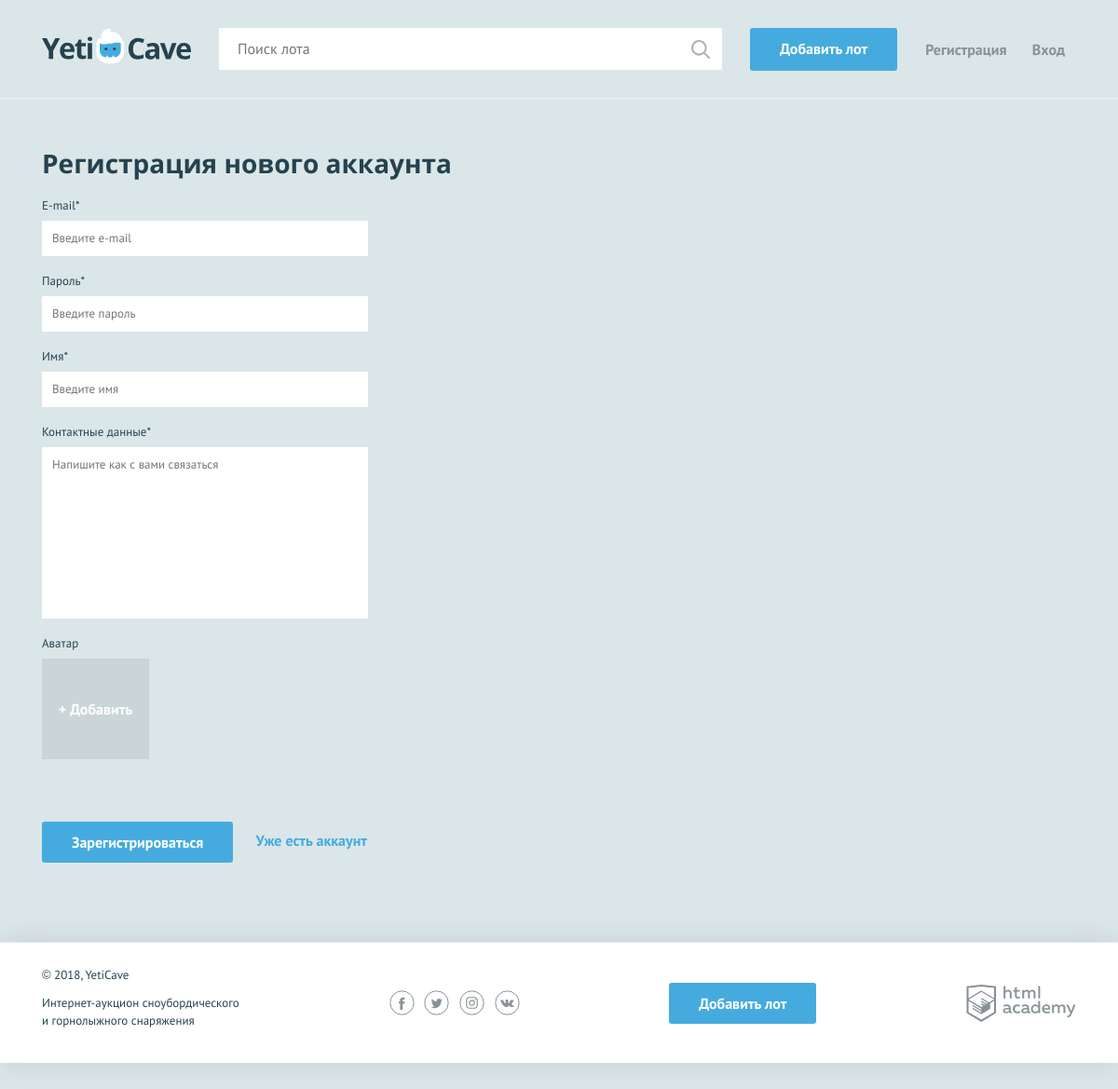
/sign-up.php, run on an earlier commit of the app's database.
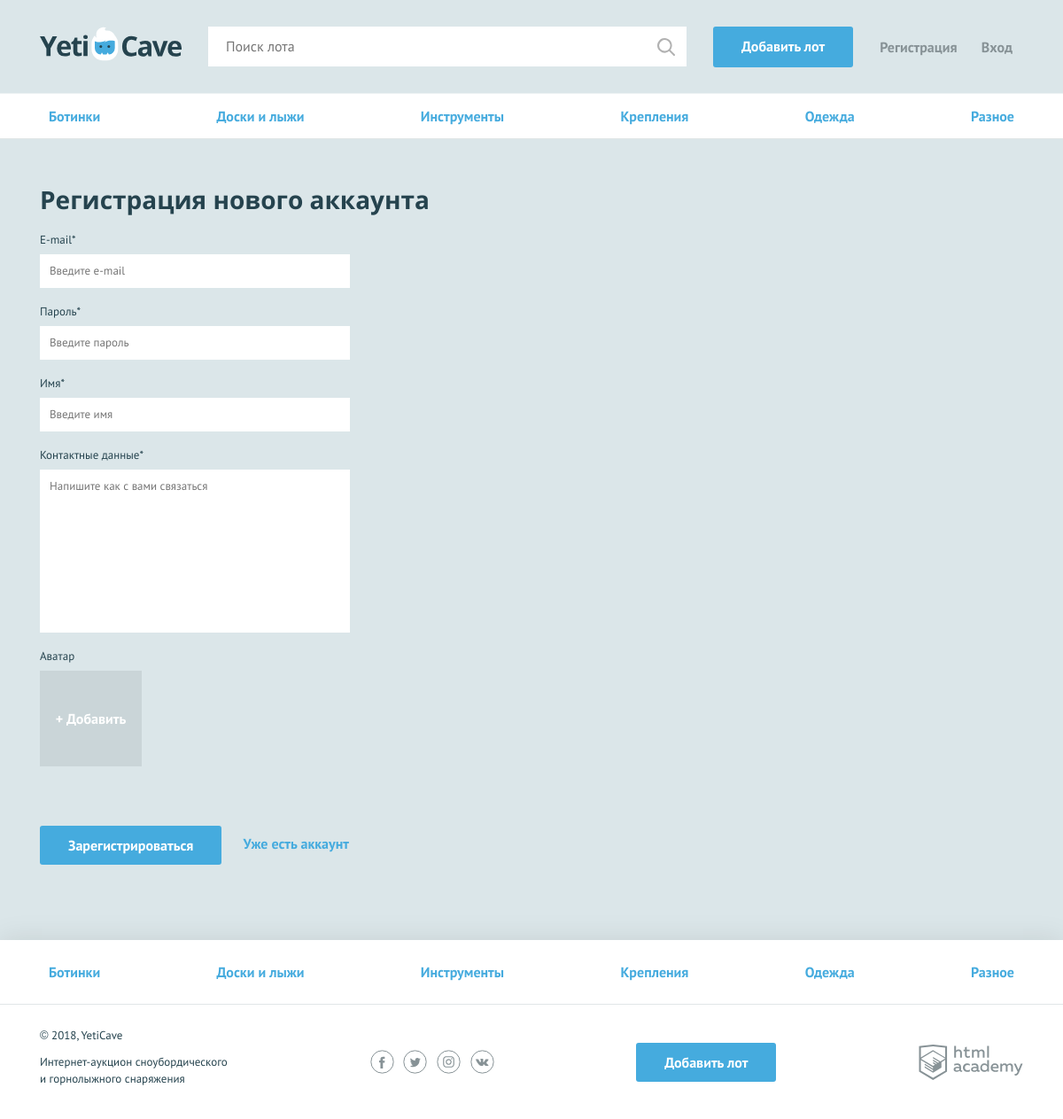
And on a later commit of the database.
### tables this page shows
CREATE TABLE categories (
    id INT AUTO_INCREMENT PRIMARY KEY,
    alias CHAR (128),
    title CHAR (128)
  );

### functions/functions.php (called while the page is built, shortened)
<?php
function include_template($name, $data) {
  $name = 'templates/' . $name;
  extract($data);
  require_once $name;
  return ob_get_clean();
}
function get_array_in_base($link, $query) {
  $result = mysqli_query($link, $query) or die(mysqli_error($link));
  return mysqli_fetch_all($result, MYSQLI_ASSOC);
}

### data.php (called while the page is built, shortened)
<?php
if (!empty($_SESSION['user'])) {
	$is_auth = 1;
  $user_bets = [];
	$user_name = $_SESSION['user']['name_user'];
	$user_avatar = $_SESSION['user']['avatar'];
  $user_id = $_SESSION['user']['id'];
} else {
	$is_auth = 0;
}

### templates/sign-up.php (the view, shortened to what this page needs)
<main>
  <nav class="nav">
    <ul class="nav__list container">
      <?php foreach($categories as $category_name): ?>
      <li class="nav__item">
        <a href="category.php?alias=<?= $category_name['alias']?>"><?= $category_name['title']; ?></a>
      </li>
    <?php endforeach; ?>
    </ul>
  </nav>
  <form class="form container <?= $classname = !empty($errors) ? "form--invalid" : "";  ?>" enctype="multipart/form-data" action="sign-up.php" method="post">
   <?php $classname = !empty($errors['email']) ? "form__item--invalid" : "";  ?>
    <h2>Регистрация нового аккаунта</h2>
    <div class="form__item <?=$classname;?>">
      <label for="email">E-mail*</label>
      <input id="email" type="text" name="email" value="<?php if(!empty($_REQUEST['email'])){ echo $_REQUEST['email']; } ?>" placeholder="Введите e-mail" >
    </div>
    <?php $classname = !empty($errors['password']) ? "form__item--invalid" : "";  ?>
    <div class="form__item <?=$classname;?>">
      <label for="password">Пароль*</label>
      <input id="password" type="text" name="password" value="<?php if(!empty($_REQUEST['password'])){ echo $_REQUEST['password']; } ?>" placeholder="Введите пароль" >
    </div>
    <?php $classname = !empty($errors['name_user']) ? "form__item--invalid" : "";  ?>
    <div class="form__item <?=$classname;?>">
      <label for="name">Имя*</label>
      <input id="name" type="text" name="name_user" value="<?php if(!empty($_REQUEST['name_user'])){ echo $_REQUEST['name_user']; } ?>" placeholder="Введите имя" >
    </div>
    <?php $classname = !empty($errors['contact_details']) ? "form__item--invalid" : "";  ?>
    <div class="form__item <?=$classname;?>">
      <label for="message">Контактные данные*</label>
      <textarea id="message" name="contact_details" placeholder="Напишите как с вами связаться"><?php if(!empty($_REQUEST['contact_details'])){ echo $_REQUEST['contact_details']; } ?></textarea>
    </div>
    <div class="form__item form__item--file form__item--last <?=$classname;?>">
      <label>Аватар</label>
      <div class="form__input-file">
        <label for="photo2">
          <span>+ Добавить</span>
        </label>
      </div>
    </div>
    <button type="submit" class="button">Зарегистрироваться</button>
    <a class="text-link" href="#">Уже есть аккаунт</a>
  </form>
</main>

### templates/layout.php (shortened to what this page needs)
<!DOCTYPE html>
<html lang="ru">
<head>
  <link href="css/normalize.min.css" rel="stylesheet">
  <link href="css/style.css" rel="stylesheet">
</head>
<body>
<div class="page-wrapper">
  <header class="main-header">
    <div class="main-header__container container">
      <a class="main-header__logo" href="index.php">
        <img src="img/logo.svg" width="160" height="39" alt="Логотип компании YetiCave">
      </a>
      <form class="main-header__search" method="get" action="search.php">
        <input type="search" name="q" placeholder="Поиск лота">
        <input class="main-header__search-btn" type="submit" name="find" value="Найти">
      </form>
      <a class="main-header__add-lot button" href="add.php">Добавить лот</a>
      <nav class="user-menu">
        <?php if ($is_auth): ?>
          <div class="user-menu__image">
            <img src="img/<?=  !empty($user_avatar) ? $user_avatar : 'user.jpg' ?>" width="40" height="40" alt="Пользователь">
          </div>
          <div class="user-menu__logged">
            <p><?= $user_name; ?></p>
             <a href="logout.php">Выход</a>
          </div>
        <?php else: ?>
          <ul class="user-menu__list">
            <li class="user-menu__item">
              <a href="sign-up.php">Регистрация</a>
            </li>
            <li class="user-menu__item">
              <a href="login.php">Вход</a>
            </li>
          </ul>
        <?php endif; ?>
      </nav>
    </div>
  </header>
  <?= $content; ?>
</div>
<footer class="main-footer">
	<nav class="nav">
		<ul class="nav__list container">
			<?php foreach($categories as $category_name):?>
				<li class="nav__item">
					<a href="category.php?alias=<?= $category_name['alias']?>"><?=  $category_name['title']; ?></a>
				</li>
			<?php endforeach; ?>
		</ul>
	</nav>
	<div class="main-footer__bottom container">
		<div class="main-footer__copyright">
			<p>© 2018, YetiCave</p>
			<p>Интернет-аукцион сноубордического и горнолыжного снаряжения</p>
		</div>
		<div class="main-footer__social social">
			<a class="social__link social__link--facebook" href="#">
			</a>
			<a class="social__link social__link--twitter" href="#">
			</a>
			<a class="social__link social__link--instagram" href="#">
			</a>
			<a class="social__link social__link--vkontakte" href="#">
			</a>
		</div>
		<a class="main-footer__add-lot button" href="add.php">Добавить лот</a>
		<div class="main-footer__developed-by">
			<a class="logo-academy" href="https://htmlacademy.ru/intensive/php">
			</a>
		</div>
	</div>
</footer>
</body>
</html>

### sign-up.php (shortened to what this page needs)
<?php
require_once 'data.php';
require_once 'config/config.php';
require_once 'functions/functions.php';
$query = "SELECT title, id FROM categories";
$categories= get_array_in_base($link, $query);
if ($_SERVER['REQUEST_METHOD'] == 'POST') {
  $data_users = $_POST;
	$dict = ['email' => 'электронная почта', 'name_user' => 'имя пользователя','password' => 'пароль', 'contact_details' => 'контактные данные'];
  $required = array_keys($dict);
	$errors = [];
	foreach ($required as $key) {
		if (empty($_POST[$key])) {
            $errors[$key] = 'Это поле надо заполнить';
		}
	}
  $email = mysqli_real_escape_string($link, $data_users ['email']);
  $sql = "SELECT id FROM users WHERE email = '$email'";
  $res = mysqli_query($link, $sql);
  if (mysqli_num_rows($res) > 0) {
    $errors['email'] = 'Пользователь с этим email уже зарегистрирован';
  } else {
    $password = password_hash($form['password'], PASSWORD_DEFAULT);
	}
	if (count($errors)) {
		$page_content = include_template('sign-up.php', [
                                                 'errors' => $errors,
                                                 'dict' => $dict,
                                                 'categories' => $categories]);
	} else {
    if (!empty($_FILES['avatar']['name'])) {
      $tmp_name = $_FILES['avatar']['tmp_name'];
      $path = $_FILES['avatar']['name'];
      $finfo = finfo_open(FILEINFO_MIME_TYPE);
      $file_type = finfo_file($finfo, $tmp_name);
      if ($file_type !== "image/jpeg") {
        $errors['file'] = 'Загрузите картинку';
      } else {
        move_uploaded_file($tmp_name, 'img/' . $path);
        $data_users['path'] = $path;
      }
	}
  $sql = 'INSERT INTO users (registration, email, name_user, password, contact_details, avatar) VALUES (NOW(), ?, ?, ?, ?, ?)';
  $stmt = db_get_prepare_stmt($link, $sql, [
                                            $data_users['email'],
                                            $data_users['name_user'],
                                            password_hash($data_users['password'], PASSWORD_DEFAULT),
                                            $data_users['contact_details'],
                                            $data_users['path']]);
  $res = mysqli_stmt_execute($stmt);
    if ($res) {
      $sign_id = mysqli_insert_id($link);
      header("Location: login.php" );
    }
		$page_content = include_template('sign-up.php', ['data_users' => $data_users,
                                                    'categories' => $categories]);
  }
} else {
	$page_content = include_template('sign-up.php', ['categories' => $categories]);
}
$content = include_template('layout.php', [	'content'    => $page_content,
                                            'categories' => $categories,
                                            'title'      => 'Yeticave - Регистрация']);
print($content);

### css/style.css (style rules this page uses)
html, body { height: 100%; }
.page-wrapper { display: flex; flex-direction: column; min-height: 100%; margin-bottom: -202px; }
.page-wrapper::after { content: ""; display: block; }
.page-wrapper::after { height: 85px; }
main { margin-bottom: 202px; }
body { min-width: 1140px; background-color: #dbe6e9; font-family: "PT Sans", sans-serif; font-weight: 400; font-size: 16px; line-height: 26px; color: #25434e; }
a { text-decoration: none; }
h2 { margin: 0; font-family: "Open Sans", sans-serif; font-size: 28px; line-height: 35px; font-weight: 700; }
.text-link { font-weight: 700; color: #45abde; }
.container { width: 1110px; margin: 0 auto; padding: 0 15px; }
.button { display: block; padding: 9px 32px; background-color: #45abde; color: #ffffff; text-align: center; font-weight: 700; border: none; border-radius: 3px; }
.main-header { padding: 30px 0 29px; border-bottom: 1px solid rgba(255, 255, 255, 0.5); }
.main-header__container { display: -webkit-flex; display: -ms-flexbox; display: flex; -webkit-justify-content: flex-start; -ms-flex-pack: start; justify-content: flex-start; }
.main-header__logo { display: block; margin-right: 30px; }
.main-header__search { position: relative; width: 540px; margin-right: 30px; }
.main-header__search input[type="search"] { width: 100%; padding: 8px 19px 9px 19px; border: 1px solid #ffffff; }
.main-header__search-btn { content: ""; position: absolute; top: 3px; right: 3px; width: 20px; height: 20px; padding: 20px; background: url("../img/search.svg") center no-repeat; opacity: 0.3; border: 0; font-size: 0; }
.main-header__add-lot { max-width: 160px; margin-right: 30px; }
.user-menu__list { display: -webkit-flex; display: -ms-flexbox; display: flex; -webkit-justify-content: space-between; -ms-flex-pack: justify; justify-content: space-between; -webkit-flex-wrap: wrap; -ms-flex-wrap: wrap; flex-wrap: wrap; width: 150px; margin: 0; margin-top: 10px; padding: 0; list-style: none; }
.user-menu__item a { color: #879296; font-weight: 700; }
.user-menu { display: -webkit-flex; display: -ms-flexbox; display: flex; }
.main-footer { background-color: #ffffff; box-shadow: 0 0 30px 0 rgba(0, 0, 0, 0.1); }
.main-footer__bottom { display: -webkit-flex; display: -ms-flexbox; display: flex; -webkit-justify-content: space-between; -ms-flex-pack: justify; justify-content: space-between; -webkit-align-items: center; -ms-flex-align: center; align-items: center; padding: 25px 0; }
.main-footer__copyright { max-width: 212px; }
.main-footer__copyright p { margin: 0; margin-bottom: 11px; font-size: 13px; line-height: 19px; }
.main-footer__social { width: 140px; }
.social { display: -webkit-flex; display: -ms-flexbox; display: flex; -webkit-justify-content: space-between; -ms-flex-pack: justify; justify-content: space-between; -webkit-flex-wrap: wrap; -ms-flex-wrap: wrap; flex-wrap: wrap; }
.social__link { width: 27px; height: 27px; }
.logo-academy { display: block; width: 118px; height: 40px; }
.nav { background-color: #ffffff; border-bottom: 1px solid #e1e6e7; }
.nav__list { display: -webkit-flex; display: -ms-flexbox; display: flex; -webkit-justify-content: space-between; -ms-flex-pack: justify; justify-content: space-between; -webkit-flex-wrap: wrap; -ms-flex-wrap: wrap; flex-wrap: wrap; list-style: none; }
.nav__item a { position: relative; display: block; padding: 12px 10px; font-weight: 700; color: #45abde; }
.nav__item a::before { content: ""; display: none; position: absolute; bottom: 0; width: calc(100% - 20px); height: 3px; background-color: #e2e5e6; }
.main-footer .nav__item a { padding: 23px 10px; }
.form { padding-top: 51px; }
.form h2 { padding-bottom: 15px; }
.form__item { width: 350px; margin: 0; margin-bottom: 14px; font-size: 13px; }
.form__item label { display: block; margin-bottom: 3px; }
.form__item input, .form__item textarea { display: block; width: 100%; padding: 5px 10px; border: 1px solid #ffffff; box-sizing: border-box; }
.form__item textarea { min-height: 184px; resize: none; }
.form__item--last { margin-bottom: 65px; }
.form .button { display: inline-block; vertical-align: middle; margin-right: 20px; }
.form__input-file { position: relative; width: 115px; height: 110px; }
.form__item--file label span { display: block; background-color: #cad5d8; color: #ffffff; font-size: 16px; text-align: center; font-weight: 700; padding: 40px 0; box-sizing: border-box; border: 1px solid #cad5d8; cursor: pointer; }

What changed in the data, as far as the page shows it:
added categories: title "Ботинки"
added categories: title "Доски и лыжи"
added categories: title "Инструменты"
added categories: title "Крепления"
added categories: title "Одежда"
added categories: title "Разное"
